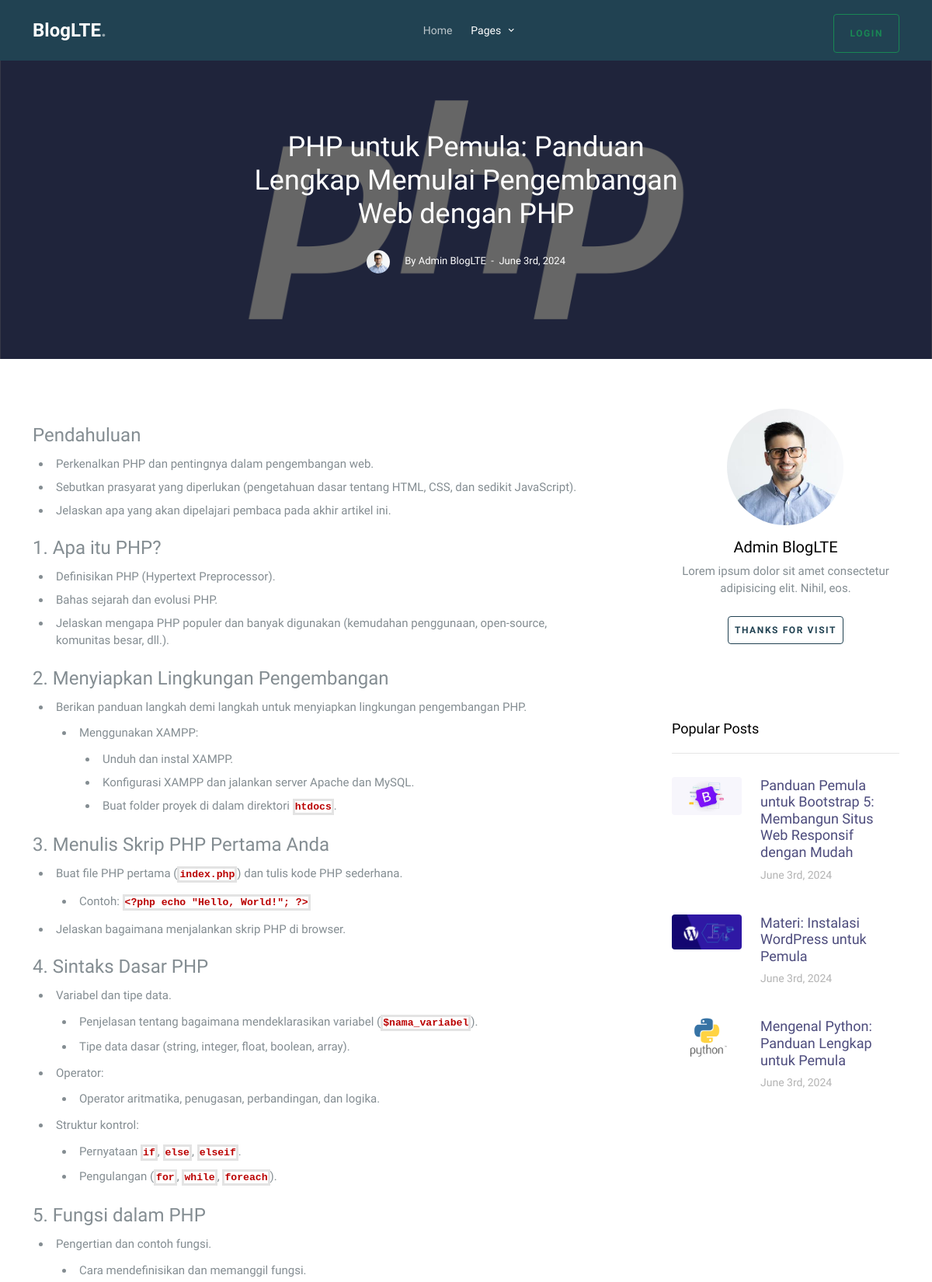
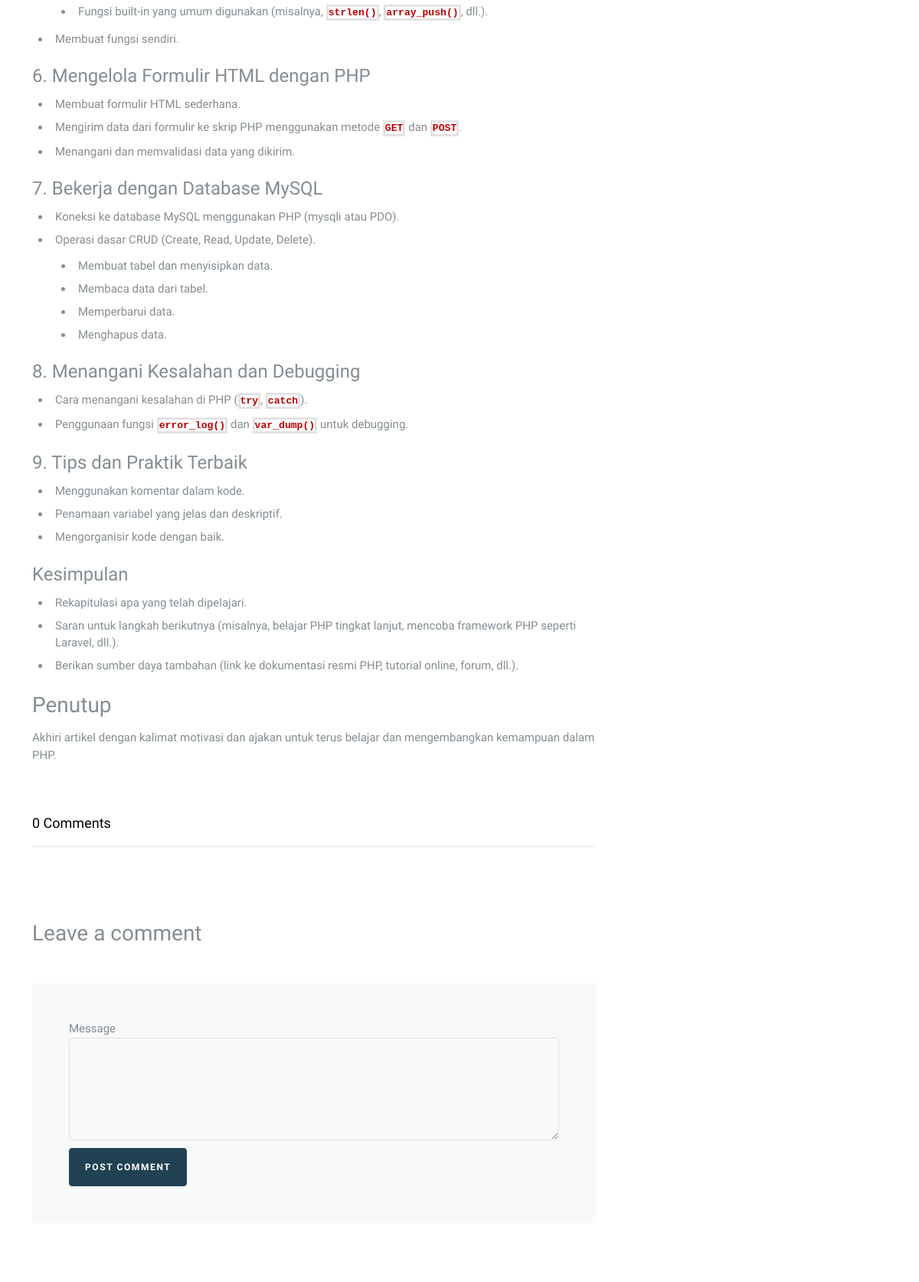
Page /article.php?id=3 (upper part) on the committed database (2 pictures, top to bottom).
### tables this page shows
CREATE TABLE `blog` (
  `id` int NOT NULL,
  `tanggal` date NOT NULL,
  `title` varchar(255) NOT NULL,
  `body` longtext NOT NULL,
  `thumbnail` varchar(255) NOT NULL,
  `deskripsi` longtext NOT NULL,
  `user_id` int NOT NULL
);

CREATE TABLE `user` (
  `id` int NOT NULL,
  `name` varchar(255) NOT NULL,
  `email` varchar(50) NOT NULL,
  `role` enum('admin','member') NOT NULL DEFAULT 'member',
  `password` varchar(255) NOT NULL
);

### article.php (the view, shortened to what this page needs)
<!doctype html>
<html lang="en">
<?php
require ('config/koneksi.php');
$id = $_GET['id'];
function komentarDetails()
{
  global $koneksi;
  $id = $_GET['id'];
  $sql = "SELECT komentar.id, komentar.text, komentar.tanggal, user.name AS user_name
            FROM komentar
            JOIN user ON komentar.user_id = user.id
            WHERE komentar.blog_id = $id
            ORDER BY tanggal ASC";
  $result = mysqli_query($koneksi, $sql);
  return mysqli_fetch_all($result, MYSQLI_ASSOC);
}
function blogDetails()
{
  global $id, $koneksi;
  $sql = "SELECT blog.id, blog.title, blog.body, blog.thumbnail, blog.deskripsi, blog.tanggal, user.name AS user_name
            FROM blog
            JOIN user ON blog.user_id = user.id
            WHERE blog.id = $id";
  $result = mysqli_query($koneksi, $sql);
  return mysqli_fetch_assoc($result);
}
function blogItems()
{
  global $koneksi;
  $sql = "SELECT blog.id,blog.title, blog.thumbnail, blog.deskripsi, blog.tanggal, user.name AS user_name
            FROM blog
            JOIN user ON blog.user_id = user.id
            ORDER BY blog.id DESC";
  $result = mysqli_query($koneksi, $sql);
  return mysqli_fetch_all($result, MYSQLI_ASSOC);
}
function formatDate($date)
{
  $str = strtotime($date);
  $new_date = date("F jS, Y", $str);
  return $new_date;
}
?>
<head>
  <link rel="stylesheet" href="fonts/icomoon/style.css">
  <link rel="stylesheet" href="fonts/flaticon/font/flaticon.css">
  <link rel="stylesheet" href="https://cdn.jsdelivr.net/npm/bootstrap-icons@1.8.1/font/bootstrap-icons.css">
  <link rel="stylesheet" href="css/tiny-slider.css">
  <link rel="stylesheet" href="css/aos.css">
  <link rel="stylesheet" href="css/glightbox.min.css">
  <link rel="stylesheet" href="css/style.css">
  <link rel="stylesheet" href="css/flatpickr.min.css">
</head>
<body>
  <nav class="site-nav">
    <div class="container">
      <div class="menu-bg-wrap">
        <div class="site-navigation">
          <div class="row g-0 align-items-center">
            <div class="col-2">
              <a href="index.php" class="logo m-0 float-start">BlogLTE<span class="text-primary">.</span></a>
            </div>
            <div class="col-8 text-center">
              <ul class="js-clone-nav d-none d-lg-inline-block text-start site-menu mx-auto">
                <li><a href="index.php">Home</a></li>
                <li class="has-children active">
                  <a href="list.php">Pages</a>
                </li>
              </ul>
            </div>
            <div class="col-2 text-end">
              <?php if (isset($_SESSION['user'])): ?>
                <a href="logout.php" class="btn btn-sm btn-outline-danger mt-2 d-none d-lg-inline-block">Logout</a>
              <?php elseif (!isset($_SESSION['user'])): ?>
                <a href="login.php" class="btn btn-sm btn-outline-success mt-2 d-none d-lg-inline-block">Login</a>
              <?php endif; ?>
            </div>
          </div>
        </div>
      </div>
    </div>
  </nav>
  <div class="site-cover site-cover-sm same-height overlay single-page"
    style="background-image: url('<?= blogDetails()['thumbnail'] ?>');">
    <div class="container">
      <div class="row same-height justify-content-center">
        <div class="col-md-6">
          <div class="post-entry text-center">
            <h1 class="mb-4"><?= blogDetails()['title'] ?></h1>
            <div class="post-meta align-items-center text-center">
              <figure class="author-figure mb-0 me-3 d-inline-block"><img src="images/person_1.jpg" alt="Image"
                  class="img-fluid"></figure>
              <span class="d-inline-block mt-1">By <?= blogDetails()['user_name'] ?></span>
              <span>&nbsp;-&nbsp; <?= formatDate(blogDetails()['tanggal']) ?></span>
            </div>
          </div>
        </div>
      </div>
    </div>
  </div>
  <section class="section">
    <div class="container">
      <div class="row blog-entries element-animate">
        <div class="col-md-12 col-lg-8 main-content">
          <div class="post-content-body">
            <?= blogDetails()['body'] ?>
          </div>
          <div class="pt-5 comment-wrap" id="komentar">
            <h3 class="mb-5 heading"><?= (count(komentarDetails())) ?> Comments</h3>
            <div class="comment-form-wrap pt-5 mb-3">
              <h3 class="mb-5">Leave a comment</h3>
              <form onsubmit="konfirmasi(event)" id="formKomentar" method="post"
                action="proses.komentar.kirim.php?id=<?= $_GET['id'] ?>" class="p-5 bg-light">
                <div class="form-group">
                  <label for="message">Message</label>
                  <textarea name="text" id="text" cols="15" rows="5" class="form-control" required></textarea>
                </div>
                <div class="form-group">
                  <input type="submit" value="Post Comment" class="btn btn-primary">
                </div>
              </form>
            </div>
          </div>
        </div>
        <div class="col-md-12 col-lg-4 sidebar">
          <div class="sidebar-box ">
            <div class="bio text-center">
              <img src="images/person_1.jpg" alt="Image Placeholder" class="img-fluid mb-3">
              <div class="bio-body">
                <h2><?= blogDetails()['user_name'] ?></h2>
                <p class="mb-4">Lorem ipsum dolor sit amet consectetur adipisicing elit. Nihil, eos.</p>
                <p><a type="button" class="btn btn-outline-primary btn-sm rounded px-2 py-2">Thanks for visit</a></p>
                <p class="social">
                  <a href="#" class="p-2"><span class="fa fa-facebook"></span></a>
                  <a href="#" class="p-2"><span class="fa fa-twitter"></span></a>
                  <a href="#" class="p-2"><span class="fa fa-instagram"></span></a>
                  <a href="#" class="p-2"><span class="fa fa-youtube-play"></span></a>
                </p>
              </div>
            </div>
          </div>
          <div class="sidebar-box">
            <h3 class="heading">Popular Posts</h3>
            <div class="post-entry-sidebar">
              <ul>
                <li>
                  <a href="article.php?id=<?= blogItems()[0]['id'] ?>">
                    <img src="<?= blogItems()[0]['thumbnail'] ?>" alt="Image placeholder" class="me-4 rounded">
                    <div class="text">
                      <h4><?= blogItems()[0]['title'] ?></h4>
                      <div class="post-meta">
                        <span class="mr-2"><?= formatDate(blogItems()[0]['tanggal']) ?> </span>
                      </div>
                    </div>
                  </a>
                </li>
                <li>
                  <a href="article.php?id=<?= blogItems()[1]['id'] ?>">
                    <img src="<?= blogItems()[1]['thumbnail'] ?>" alt="Image placeholder" class="me-4 rounded">
                    <div class="text">
                      <h4><?= blogItems()[1]['title'] ?></h4>
                      <div class="post-meta">
                        <span class="mr-2"><?= formatDate(blogItems()[1]['tanggal']) ?> </span>
                      </div>
                    </div>
                  </a>
                </li>
                <li>
                  <a href="article.php?id=<?= blogItems()[2]['id'] ?></a>">
                    <img src="<?= blogItems()[2]['thumbnail'] ?>" alt="Image placeholder" class="me-4 rounded">
                    <div class="text">
                      <h4><?= blogItems()[2]['title'] ?></h4>
                      <div class="post-meta">
                        <span class="mr-2"><?= formatDate(blogItems()[2]['tanggal']) ?> </span>
                      </div>
                    </div>
                  </a>
                </li>
              </ul>
            </div>
          </div>
        </div>
      </div>
    </div>
  </section>
</body>
</html>

### rows in the picture
blog: thumbnail (picture), title "PHP untuk Pemula: Panduan Lengkap Memulai Pengembangan Web dengan PHP", user.name "Admin BlogLTE", tanggal "June 3rd, 2024", body "Pendahuluan Perkenalkan PHP dan pentingnya dalam pengembangan web. Sebutkan prasyarat yang diperlukan (pengetahuan dasar tentang HTML, CSS, dan sedikit JavaScript). Jelaskan apa yang akan dipelajari pembaca pada akhir artikel ini. 1. Apa itu PHP? Definisikan PHP (Hypertext Preprocessor). Bahas sejarah dan evolusi PHP. Jelaskan mengapa PHP populer dan banyak digunakan (kemudahan penggunaan, open-source, komunitas besar, dll.). 2. Menyiapkan Lingkungan Pengembangan Berikan panduan langkah demi langkah untuk menyiapkan lingkungan pengembangan PHP. Menggunakan XAMPP: Unduh dan instal XAMPP. Konfigurasi XAMPP dan jalankan server Apache dan MySQL. Buat folder proyek di dalam direktori htdocs . 3.…"
blog: thumbnail (picture), title "Panduan Pemula untuk Bootstrap 5: Membangun Situs Web Responsif dengan Mudah", tanggal "June 3rd, 2024"
blog: thumbnail (picture), title "Materi: Instalasi WordPress untuk Pemula", tanggal "June 3rd, 2024"
blog: thumbnail (picture), title "Mengenal Python: Panduan Lengkap untuk Pemula", tanggal "June 3rd, 2024"

### other values in the picture
count(komentarDetails()) "0"
